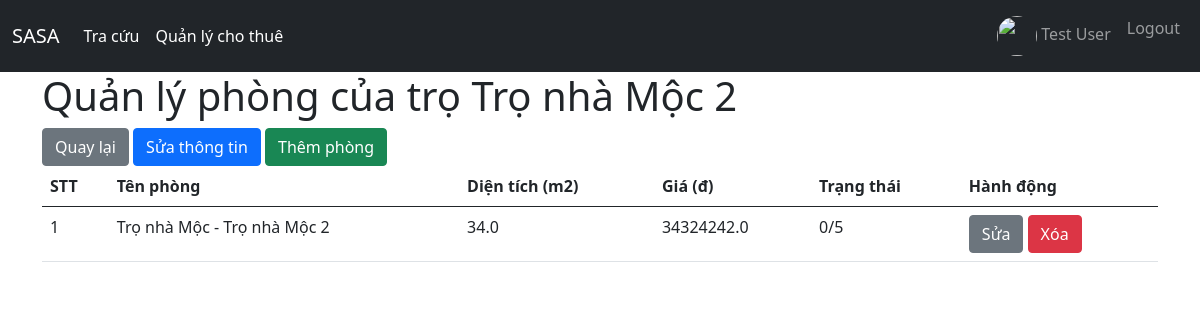
The page /house/1/rooms (signed in) on the database as committed earlier.
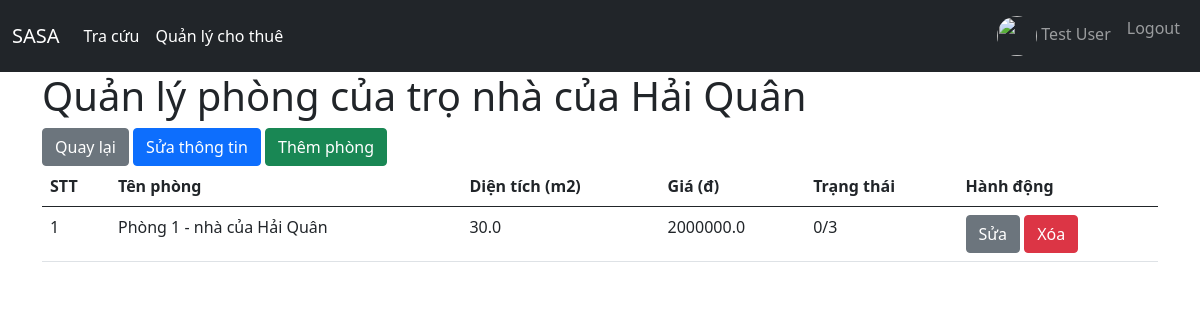
The same page on the database as committed later.
### app/models.py (models this page shows, shortened)
class House(db.Model):
    id = db.Column(db.Integer, primary_key=True)
    name = db.Column(db.String(120), nullable=False, unique=True)
    renter = db.Column(db.Integer, db.ForeignKey('user.id', ondelete='SET NULL'), nullable=True)
    city = db.Column(db.String(120), nullable=False)
    district = db.Column(db.String(120), nullable=False)
    ward = db.Column(db.String(120), nullable=False)
    street = db.Column(db.String(120), nullable=True)
    lat = db.Column(db.Float, nullable=False)
    lon = db.Column(db.Float, nullable=False)
    flood = db.Column(db.Integer, nullable=False)
    type = db.Column(db.String(120), nullable=False)
    description = db.Column(db.Text, nullable=True)
    full_address = db.Column(db.String(200), nullable=False)
    importance = db.Column(db.Float, nullable=False)
    place_rank = db.Column(db.Integer, nullable=False)
    rate = db.Column(db.Float, nullable=False, default=0)
    created_at = db.Column(db.DateTime, default=datetime.datetime.now())
    updated_at = db.Column(db.DateTime, default=datetime.datetime.now(), onupdate=datetime.datetime.now())

class Room(db.Model):
    id = db.Column(db.Integer, primary_key=True)
    house_id = db.Column(db.Integer, db.ForeignKey('house.id', ondelete='CASCADE'), nullable=False)
    name = db.Column(db.String(120), nullable=False)
    price = db.Column(db.Float, nullable=False)
    area = db.Column(db.Float, nullable=False)
    description = db.Column(db.Text, nullable=True)
    type = db.Column(db.String(120), nullable=True)
    max_people = db.Column(db.Integer, nullable=False)
    current_people = db.Column(db.Integer, nullable=False)
    rate = db.Column(db.Float, nullable=False, default=0)
    matching = db.Column(db.Boolean, default=False)
    created_at = db.Column(db.DateTime, default=datetime.datetime.now())
    updated_at = db.Column(db.DateTime, default=datetime.datetime.now(), onupdate=datetime.datetime.now())

### app/routes.py (the view)
@app.route('/house/<int:id>/rooms', methods=['GET', 'POST'])
@login_required
def seeRooms(id):
    if current_user.role != 'renter':
        return redirect(url_for('home'))
    house = House.query.get(id)
    rooms = Room.query.filter_by(house_id=id).all()
    return render_template('rooms.html', title='Phòng trọ', house=house, rooms=rooms)

### app/routes.py (called while the page is built)
def update_template_context():
    user = None
    if current_user.is_authenticated:
        user = current_user
    return dict(user=user)

@login_manager.user_loader
def load_user(user_id):
    return User.query.get(int(user_id))

### app/templates/rooms.html (shortened to what this page needs)
{% extends 'layouts/base.html' %}
{% block css%}
    <link rel="stylesheet" href="https://unpkg.com/leaflet@1.9.4/dist/leaflet.css"/>
{% endblock %}
{% block content %}
    <h1>Quản lý phòng của trọ {{ house.name }}</h1>
    <div>
        <a href="{{ url_for('rent') }}" class="btn btn-secondary">Quay lại</a>
        <a href="{{ url_for('editHouse', id=house.id )}}" class="btn btn-primary">Sửa thông tin</a>
        <a href="{{ url_for('addRoom', id=house.id )}}" class="btn btn-success">Thêm phòng</a>
    </div>
<table class="table table-hover">
    <thead>
        <tr>
            <th>STT</th>
            <th>Tên phòng</th>
            <th>Diện tích (m2)</th>
            <th>Giá (đ)</th>
            <th>Trạng thái</th>
            <th>Hành động</th>
        </tr>
    </thead>
    <tbody>
        {% for room in rooms %}
            <tr class="room-row" data-bs-toggle="tooltip" data-bs-html="true" data-bs-title="Diện tích: {{ room.area }} m2<br>Giá: {{ room.price }} đ">
                <td>{{ loop.index }}</td>
                <td>{{ room.name }}</td>
                <td>{{ room.area }}</td>
                <td>{{ room.price }}</td>
                <td>{{ room.current_people}}/{{ room.max_people }}</td>
                <td>
                    <a href="{{ url_for('editRoom', id=room.id) }}" class="btn btn-secondary">Sửa</a>
                    <a href="{{ url_for('deleteRoom', id=room.id) }}" class="btn btn-danger">Xóa</a>
                </td>
            </tr>
        {% endfor %}
    </tbody>
</table>
{% endblock %}

Rows that differ between the two databases and show on the page:
removed Room: name "Trọ nhà Mộc - Trọ nhà Mộc 2", area "34.0", price "34324242.0", current_people "0", max_people "5"
changed House: name "Trọ nhà Mộc 2" → "nhà của Hải Quân"
added Room: name "Phòng 1 - nhà của Hải Quân", area "30.0", price "2000000.0", current_people "0", max_people "3"
